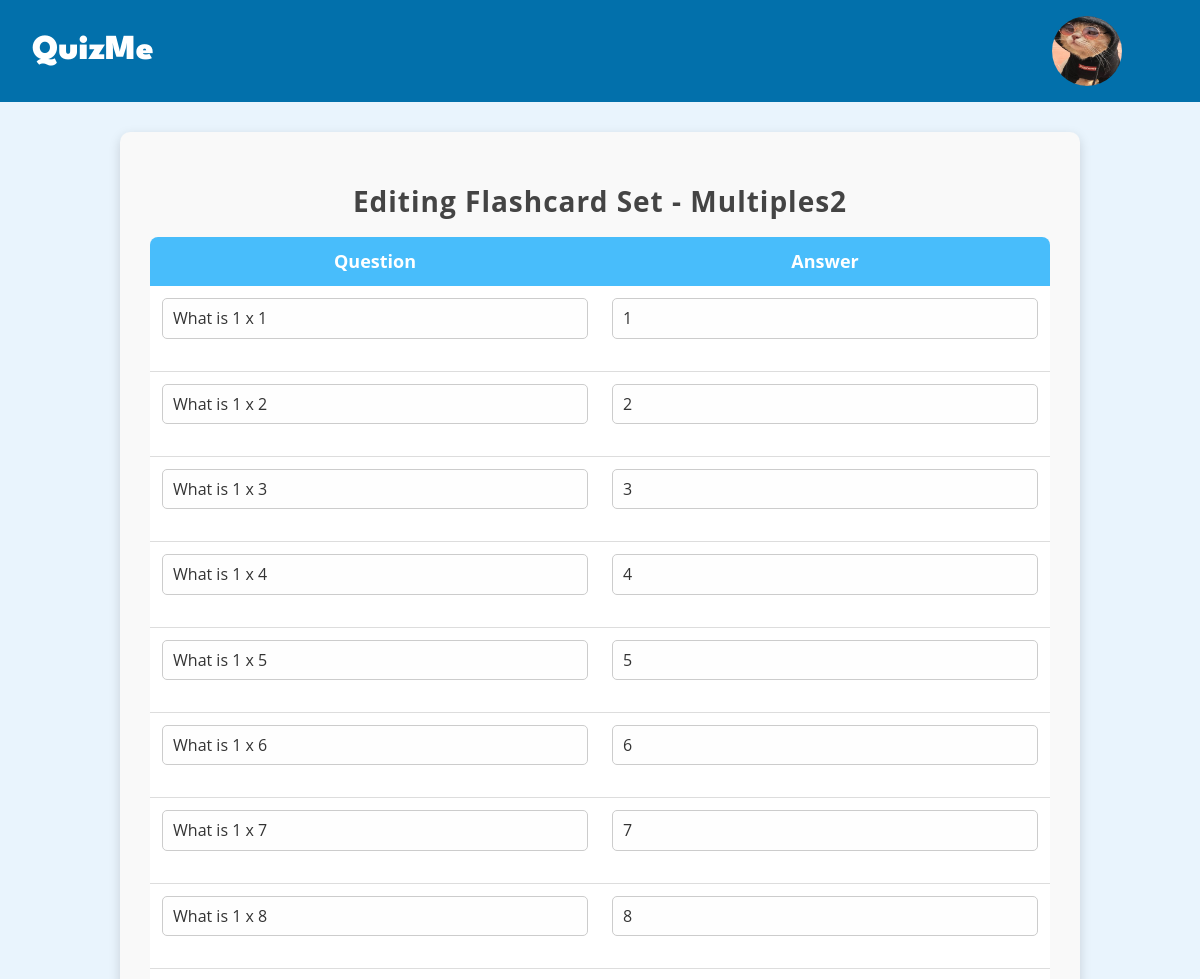
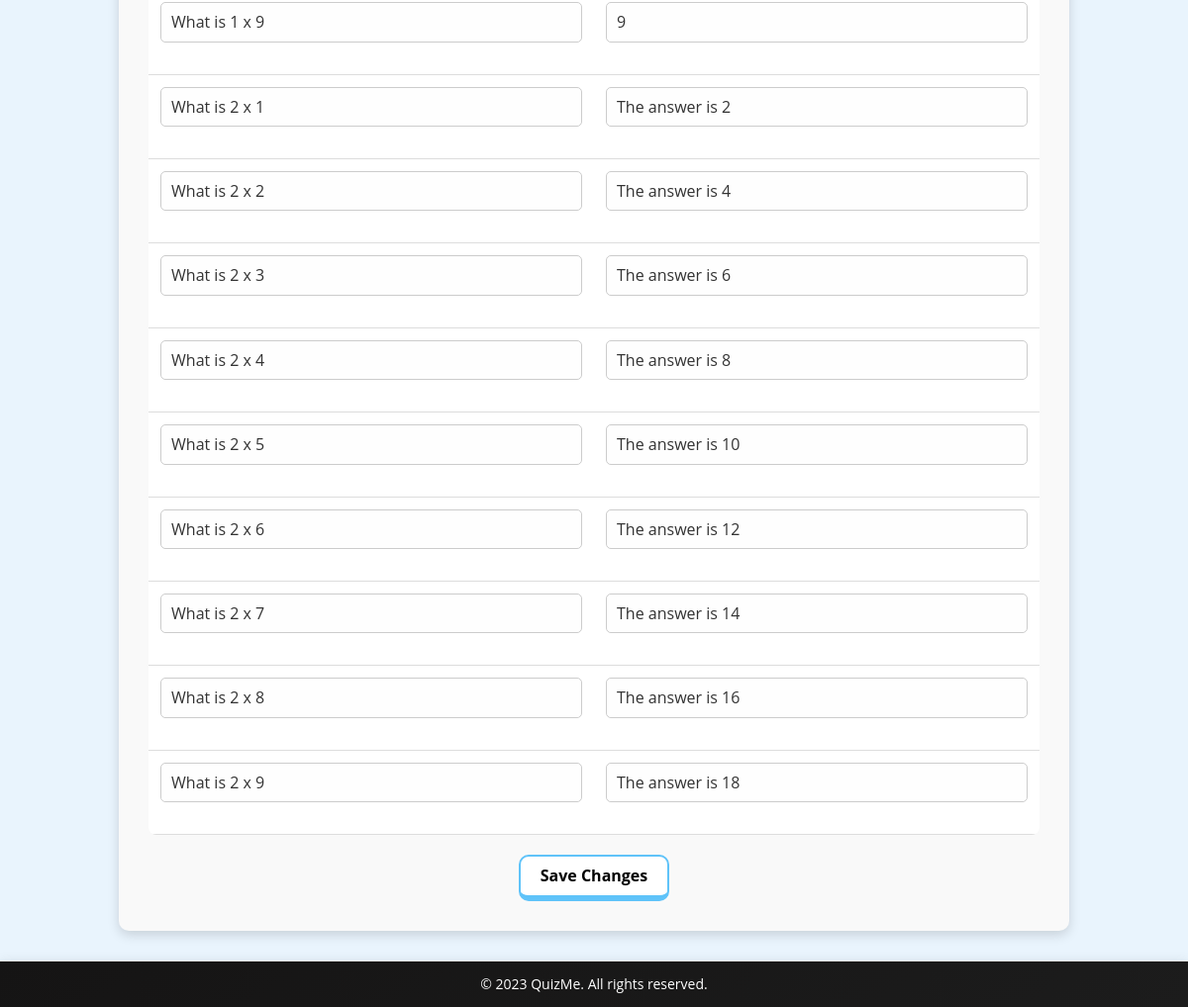
The app's page /edit_flashcard_set/Multiples2 (signed in) with its own data (2 pictures, top to bottom).
### app.py (models this page shows, shortened)
class FlashcardSet(db.Model):
    id = db.Column(db.Integer, primary_key=True)
    name = db.Column(db.String(100), nullable=False)
    user_id = db.Column(db.Integer, db.ForeignKey('user.id'), nullable=False)
    flashcards = db.relationship('Flashcard', backref='flashcard_set', lazy=True, cascade='all, delete-orphan')  # Add cascade option
    def __repr__(self):
        return f"FlashcardSet(name='{self.name}')"

class Flashcard(db.Model):
    id = db.Column(db.Integer, primary_key=True)
    front = db.Column(db.String(100), nullable=False)
    back = db.Column(db.String(100), nullable=False)
    flashcard_set_id = db.Column(db.Integer, db.ForeignKey('flashcard_set.id', ondelete='CASCADE'), nullable=False)  # Add ondelete option

### app.py (the view, shortened to what this page needs)
@app.route('/edit_flashcard_set/<flashcard_set_name>', methods=['GET', 'POST'])
def edit_flashcard_set(flashcard_set_name):
    if 'user_id' not in session:
        return render_template('login.html', error_message="Please log in to access your flashcards.")
    user_id = session['user_id']
    user = User.query.get(user_id)
    flashcard_set = FlashcardSet.query.filter_by(name=flashcard_set_name, user=user).first()
    print(flashcard_set)
    if not flashcard_set:
        return render_template('your-flashcards.html', error_message="Flashcard set not found")
    return render_template('edit-flashcard-set.html', flashcard_set=flashcard_set)

### app.py (called while the page is built)
@app.context_processor
def inject_user():
    user_id = session.get('user_id')
    if user_id:
        user = User.query.get(user_id)
        return dict(logged_in_user=user)
    return dict(logged_in_user=None)

### templates/edit-flashcard-set.html (shortened to what this page needs)
{% extends "base.html" %}
{% block content %}
  <section class="flashcards">
    <form method="POST" action="{{ url_for('edit_flashcard_set', flashcard_set_name=flashcard_set.name) }}">
      <h2>Editing Flashcard Set - {{ flashcard_set.name }}</h2>
      <table>
        <tr>
          <th>Question</th>
          <th>Answer</th>
        </tr>
        {% for flashcard in flashcard_set.flashcards %}
          <tr>
            <td><input type="text" name="question[]" value="{{ flashcard.front }}"></td>
            <td><input type="text" name="answer[]" value="{{ flashcard.back }}"></td>
          </tr>
        {% endfor %}
      </table>
      <button id = "save_fulashcards" type="submit">Save Changes</button>
    </form>
  </section>
  {% endblock %}

### static/css/style.css (style rules this page uses)
body { font-family: 'Open Sans', sans-serif; margin: 0; padding: 0; box-sizing: border-box; background-color: #e9f4fd; }
:root { --primary-color: #4a90e2; --secondary-color: #f5f7fa; --text-color: #333; --border-color: #e0e0e0; }
.flashcards { max-width: 900px; margin: 30px auto; padding: 30px; background-color: #f9f9f9; border-radius: 10px; box-shadow: 0 4px 12px rgba(0, 0, 0, 0.15); }
.flashcards h2 { text-align: center; color: #444; font-weight: bold; margin-bottom: 20px; font-size: 28px; letter-spacing: 1px; }
table { width: 100%; border-collapse: collapse; margin-bottom: 20px; background-color: #fff; border-radius: 8px; overflow: hidden; }
th { background-color: #48bdfb; color: #fff; text-align: center; font-weight: bold; padding: 14px 10px; font-size: 18px; border: none; }
td { padding: 12px; text-align: center; border-bottom: 1px solid #ddd; font-size: 16px; }
td input[type="text"] { width: 100%; padding: 10px; border: 1px solid #ccc; border-radius: 5px; box-sizing: border-box; font-size: 16px; color: #333; }
input[type="text"] { width: calc(100% - 24px); padding: 10px; border: 1px solid #ccc; border-radius: 6px; box-sizing: border-box; font-size: 16px; margin-bottom: 20px; background-color: #fefefe; transition: border 0.3s ease; }
#save_fulashcards { display: block; padding: 10px 20px; background-color: white; color: black; border: 2px solid rgb(95, 195, 249); text-decoration: none; font-weight: bold; font-size: 1rem; border-radius: 10px; border-bottom: 6px solid rgb(95, 195, 249); margin: 0 auto; text-align: center; width: auto; }

### records on screen
FlashcardSet: name "Multiples2"
Flashcard: front "What is 1 x 1", back "1"
Flashcard: front "What is 1 x 2", back "2"
Flashcard: front "What is 1 x 3", back "3"
Flashcard: front "What is 1 x 4", back "4"
Flashcard: front "What is 1 x 5", back "5"
Flashcard: front "What is 1 x 6", back "6"
Flashcard: front "What is 1 x 7", back "7"
Flashcard: front "What is 1 x 8", back "8"
Flashcard: front "What is 1 x 9", back "9"
Flashcard: front "What is 2 x 1", back "The answer is 2"
Flashcard: front "What is 2 x 2", back "The answer is 4"
Flashcard: front "What is 2 x 3", back "The answer is 6"
Flashcard: front "What is 2 x 4", back "The answer is 8"
Flashcard: front "What is 2 x 5", back "The answer is 10"
Flashcard: front "What is 2 x 6", back "The answer is 12"
Flashcard: front "What is 2 x 7", back "The answer is 14"
Flashcard: front "What is 2 x 8", back "The answer is 16"
Flashcard: front "What is 2 x 9", back "The answer is 18"
